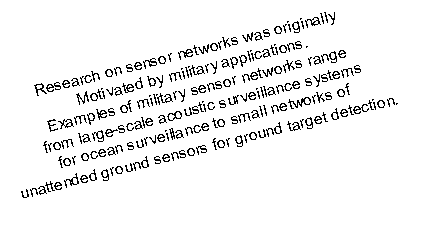
#> input picture data_management/autopreprocess_testing/test_images/preprocessing_sample_4.jpg, 429 x 229 px
$ jupyter execute deskew.ipynb
#> lines starting #> are read from the running program, lines starting #| are printed output that depends on the picture; after the words box and inside, x2 and y2 are one past the last pixel; in counts of white or black regions, pixels touching at a corner belong together; long printed decimals are rounded
### Aims to create a fuction to deskew (i.e., straighten) an image

Code based on __[this post](https://becominghuman.ai/how-to-automatically-deskew-straighten-a-text-image-using-opencv-a0c30aed83df)__.

[cell 1]
import cv2
from IPython.display import Image as Imag
from PIL import Image

# img_path = "../test_images/preprocessing_sample_3.jpg"
img_path = "../test_images/preprocessing_sample_4.jpg"
# img_path = "../test_images/preprocessing_sample_6.jpg"
# img_path = "../test_images/preprocessing_sample_7.jpg"

img = cv2.imread(img_path)
#> img is the input picture: shape (229, 429, 3); 93.9% white; black in thin lines or dots, all inside (x1, y1, x2, y2) = (21, 12, 398, 198)

Image.fromarray(img).show()

[cell 2]
def getSkewAngle(cvImage) -> float:
    """
    Calculate skew angle of an image.
    Input: image
    Output: angle
    """

    # Prep image, copy, convert to gray scale, blur, and threshold
    newImage = cvImage.copy()
    gray = cv2.cvtColor(newImage, cv2.COLOR_BGR2GRAY)
    blur = cv2.GaussianBlur(gray, (9, 9), 0)
    thresh = cv2.threshold(blur, 0, 255, cv2.THRESH_BINARY_INV + cv2.THRESH_OTSU)[1]

    # Dilate pixels to merge text into meaningful lines/paragraphs.
    # Use larger kernel on X axis to merge characters into single line, cancelling out any spaces.
    # But use smaller kernel on Y axis to separate between different blocks of text
    kernel = cv2.getStructuringElement(cv2.MORPH_RECT, (20, 10))
    dilate = cv2.dilate(thresh, kernel, iterations=5)

    # Find all contours
    contours, hierarchy = cv2.findContours(dilate, cv2.RETR_LIST, cv2.CHAIN_APPROX_SIMPLE)
    contours = sorted(contours, key = cv2.contourArea, reverse = True)

    # Find largest contour and surround in min area box
    largestContour = contours[0]
    minAreaRect = cv2.minAreaRect(largestContour)

    # Uncomment next 2 lines to display largest contour used to determine skew angle
    # cv2.drawContours(newImage, [largestContour], 0, (0,255,0), 3)
    # Image.fromarray(newImage).show()

    # Determine the angle.
    angle = minAreaRect[-1]
    if angle > 45:
        angle = angle - 90
    return angle

def rotateImage(cvImage, angle: float):
    """
    Rotates image
    Input: image, angle to rotate
    Output: rotated image
    """

    newImage = cvImage.copy()
    (h, w) = newImage.shape[:2]
    center = (w // 2, h // 2)
    M = cv2.getRotationMatrix2D(center, angle, 1.0)
    newImage = cv2.warpAffine(newImage, M, (w, h), flags=cv2.INTER_CUBIC, borderMode=cv2.BORDER_REPLICATE)
    return newImage

# Deskew image using the above functions
def deskew(cvImage):
    """
    Straightens (de-skews) an image
    Input: image
    Output: straigntened image
    """

    angle = getSkewAngle(cvImage)
#> in getSkewAngle, `blur = cv2.GaussianBlur(gray, (9, 9), 0)`:
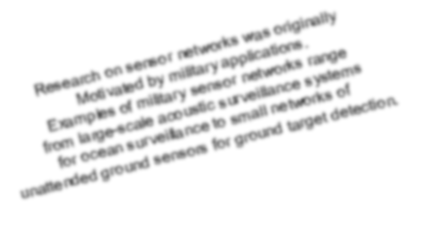
#> blur: shape (229, 429); min 92, max 255, mean 239.4
#> in getSkewAngle, `thresh = cv2.threshold(blur, 0, 255, cv2.THRESH_BINARY_INV + cv2.THRES..`:
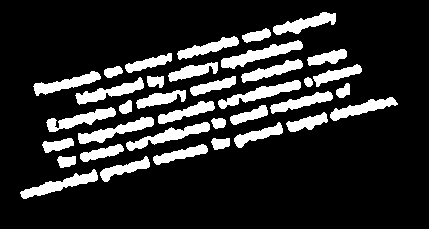
#> thresh: shape (229, 429); 16.6% white; 36 white regions, largest, box (x1, y1, x2, y2) and area: (221, 40, 303, 69) 828, (218, 80, 301, 109) 763, (126, 122, 210, 151) 763
#> in getSkewAngle, `dilate = cv2.dilate(thresh, kernel, iterations=5)`:
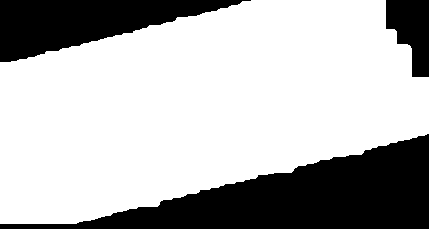
#> dilate: shape (229, 429); 71% white; 3 black regions
#> in getSkewAngle, `contours, hierarchy = cv2.findContours(dilate, cv2.RETR_LIST, cv2.CHAI..`: contours = 1 contour; box (x1, y1, x2, y2) and area: (0, 0, 429, 224) 69134
#> in getSkewAngle, `largestContour = contours[0]`: largestContour = contour of 232 points, box (x1, y1, x2, y2) (0, 0, 429, 224), area 69134
#> in getSkewAngle, `minAreaRect = cv2.minAreaRect(largestContour)`: minAreaRect = ((202, 102.6), (450.8, 178.3), -14.24)
#> in getSkewAngle, `angle = minAreaRect[-1]`: angle = -14.24
    return rotateImage(cvImage, angle)

[cell 3]
deskewed_image = deskew(img)
#> in rotateImage, `M = cv2.getRotationMatrix2D(center, angle, 1.0)`: M = [[0.969, -0.246, 34.61], [0.246, 0.969, -49.13]]
#> in rotateImage, `newImage = cv2.warpAffine(newImage, M, (w, h), flags=cv2.INTER_CUBIC, ..`:
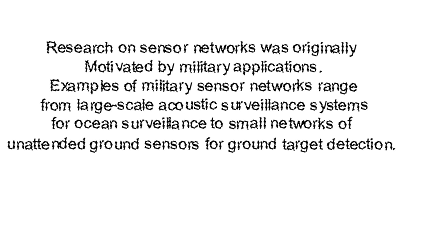
#> newImage: shape (229, 429, 3); min 0, max 255, mean 238.6
print('Skew angle:', getSkewAngle(img))
#| Skew angle: -14.237
Image.fromarray(deskewed_image).show()

$ run again, with data_management/autopreprocess_testing/test_images/preprocessing_sample_3.jpg copied over data_management/autopreprocess_testing/test_images/preprocessing_sample_4.jpg
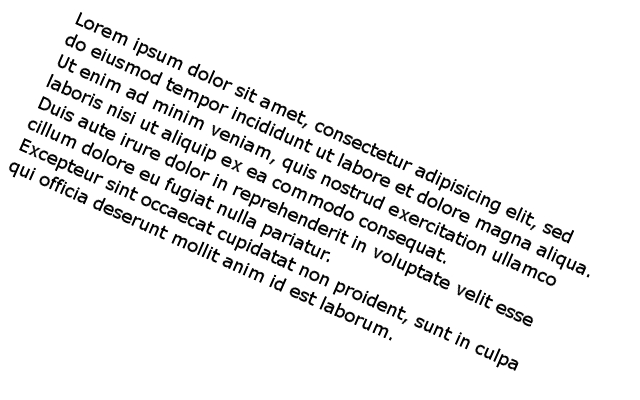
#> input picture data_management/autopreprocess_testing/test_images/preprocessing_sample_3.jpg, 640 x 400 px
#> img is the input picture: shape (400, 640, 3); min 0, max 255, mean 237.7
#> in getSkewAngle, `thresh = cv2.threshold(blur, 0, 255, cv2.THRESH_BINARY_INV + cv2.THRES..`:
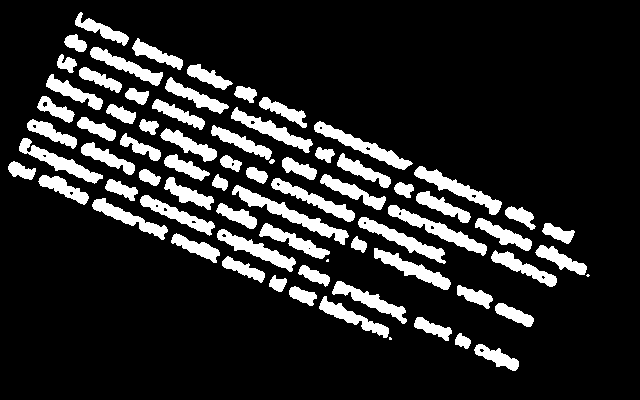
#> thresh: shape (400, 640); 15.3% white; 73 white regions (3 under 20 px), largest, box (x1, y1, x2, y2) and area: (232, 185, 349, 245) 1361, (388, 205, 487, 256) 1168, (314, 121, 413, 170) 1135
#> dilate: shape (400, 640); 59.1% white; 3 black regions
#> contours = 1 contour; box (x1, y1, x2, y2) and area: (0, 0, 640, 396) 150481
#> largestContour = contour of 480 points, box (x1, y1, x2, y2) (0, 0, 640, 396), area 150481
#> minAreaRect = ((307.1, 209.3), (255.9, 680.2), -66.02)
#> in getSkewAngle, `angle = minAreaRect[-1]`: angle = -66.02
#> M = [[0.406, -0.914, 372.7], [0.914, 0.406, -173.7]]
#> in rotateImage, `newImage = cv2.warpAffine(newImage, M, (w, h), flags=cv2.INTER_CUBIC, ..`:
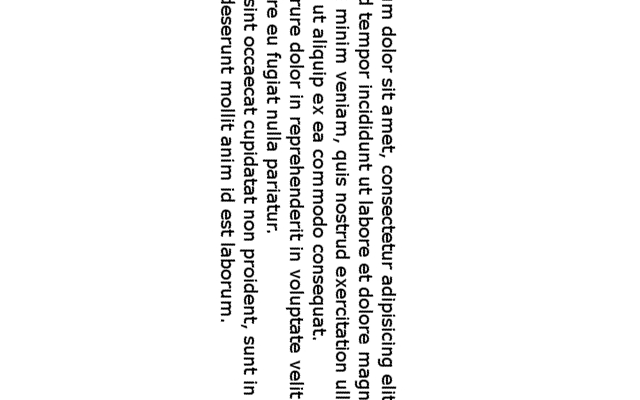
#> newImage: shape (400, 640, 3); min 0, max 255, mean 242.2
#| Skew angle: -66.020

$ run again, with data_management/autopreprocess_testing/test_images/preprocessing_sample_6.jpg copied over data_management/autopreprocess_testing/test_images/preprocessing_sample_4.jpg
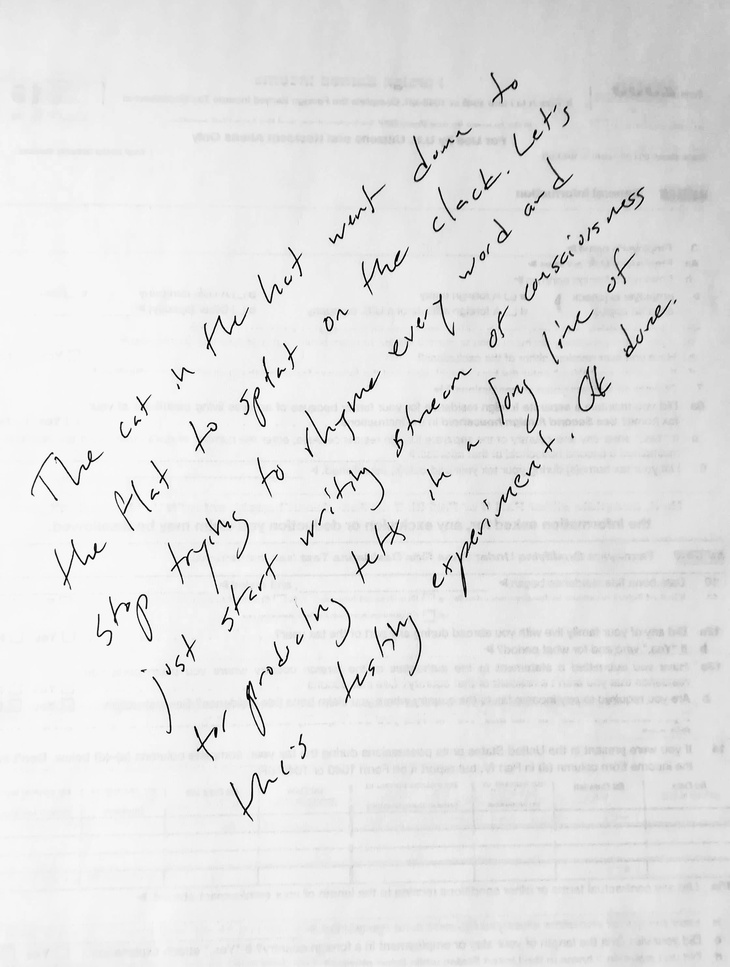
#> input picture data_management/autopreprocess_testing/test_images/preprocessing_sample_6.jpg, 730 x 967 px, shrunk from 2240 x 2969 before the run
#> img is the input picture: shape (967, 730, 3); min 0, max 255, mean 228.3
#> in getSkewAngle, `thresh = cv2.threshold(blur, 0, 255, cv2.THRESH_BINARY_INV + cv2.THRES..`:
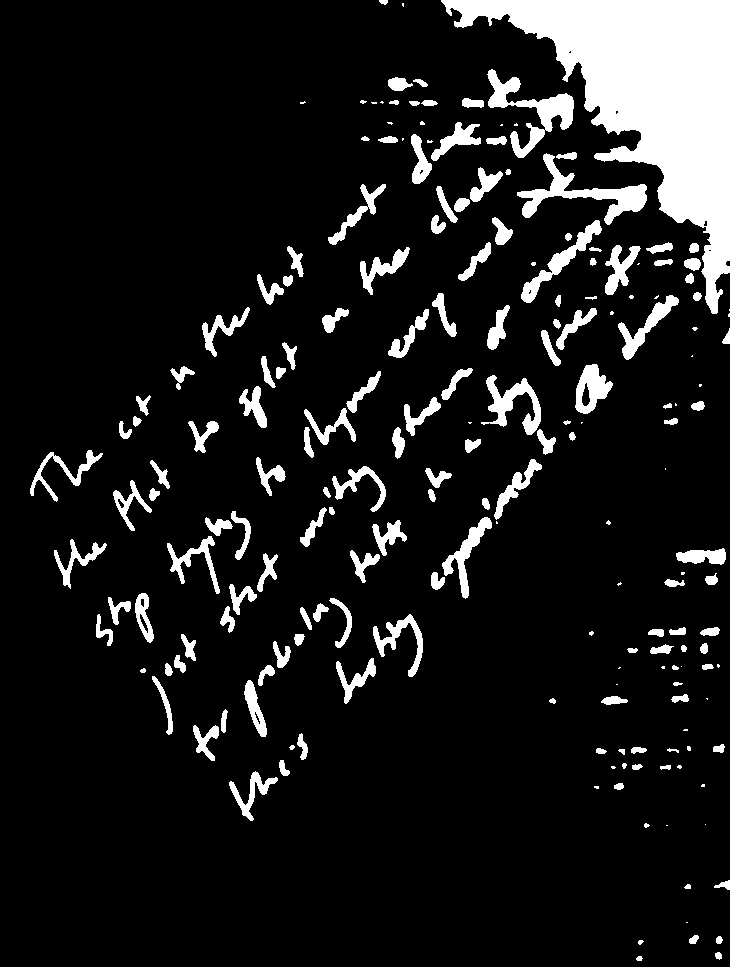
#> thresh: shape (967, 730); 10.8% white; 200 white regions (45 under 20 px), largest, box (x1, y1, x2, y2) and area: (441, 0, 730, 314) 32690, (517, 153, 647, 225) 2420, (487, 69, 574, 158) 2351
#> dilate: shape (967, 730); 64.5% white; 3 black regions
#> contours = 2 contours; box (x1, y1, x2, y2) and area: (0, 0, 730, 853) 441401, (591, 860, 730, 967) 11540
#> largestContour = contour of 449 points, box (x1, y1, x2, y2) (0, 0, 730, 853), area 441401
#> minAreaRect = ((364.5, 426), (852, 729), -90)
#> in getSkewAngle, `angle = minAreaRect[-1]`: angle = -90
#> M = [[6.12e-17, -1, 848], [1, 6.12e-17, 118]]
#> in rotateImage, `newImage = cv2.warpAffine(newImage, M, (w, h), flags=cv2.INTER_CUBIC, ..`:
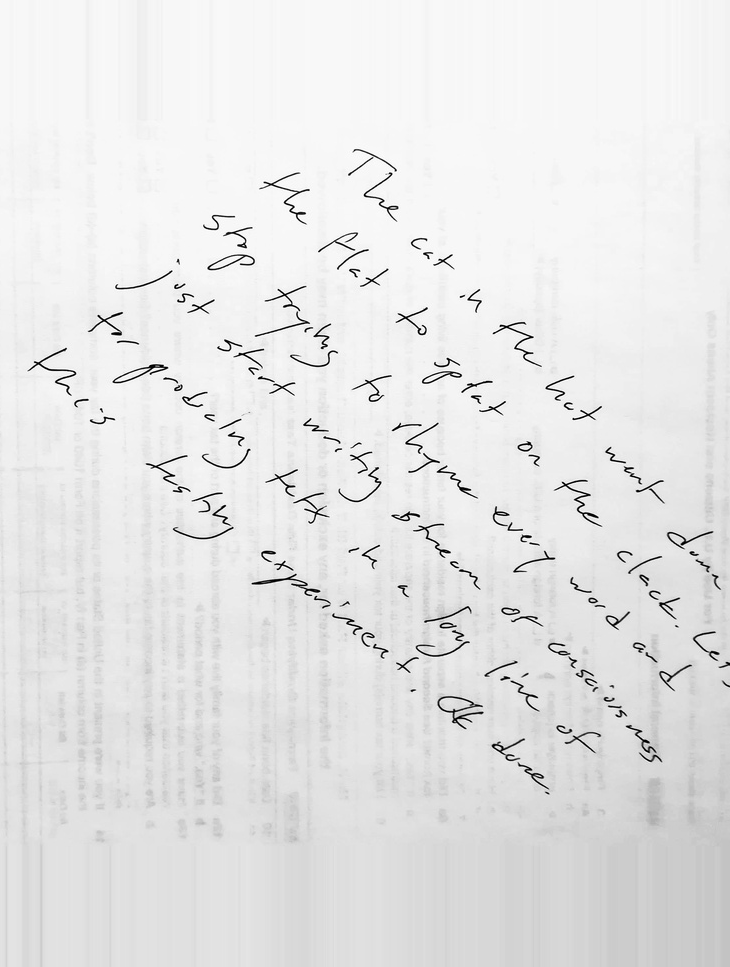
#> newImage: shape (967, 730, 3); min 0, max 255, mean 229.6
#| Skew angle: -90.0
